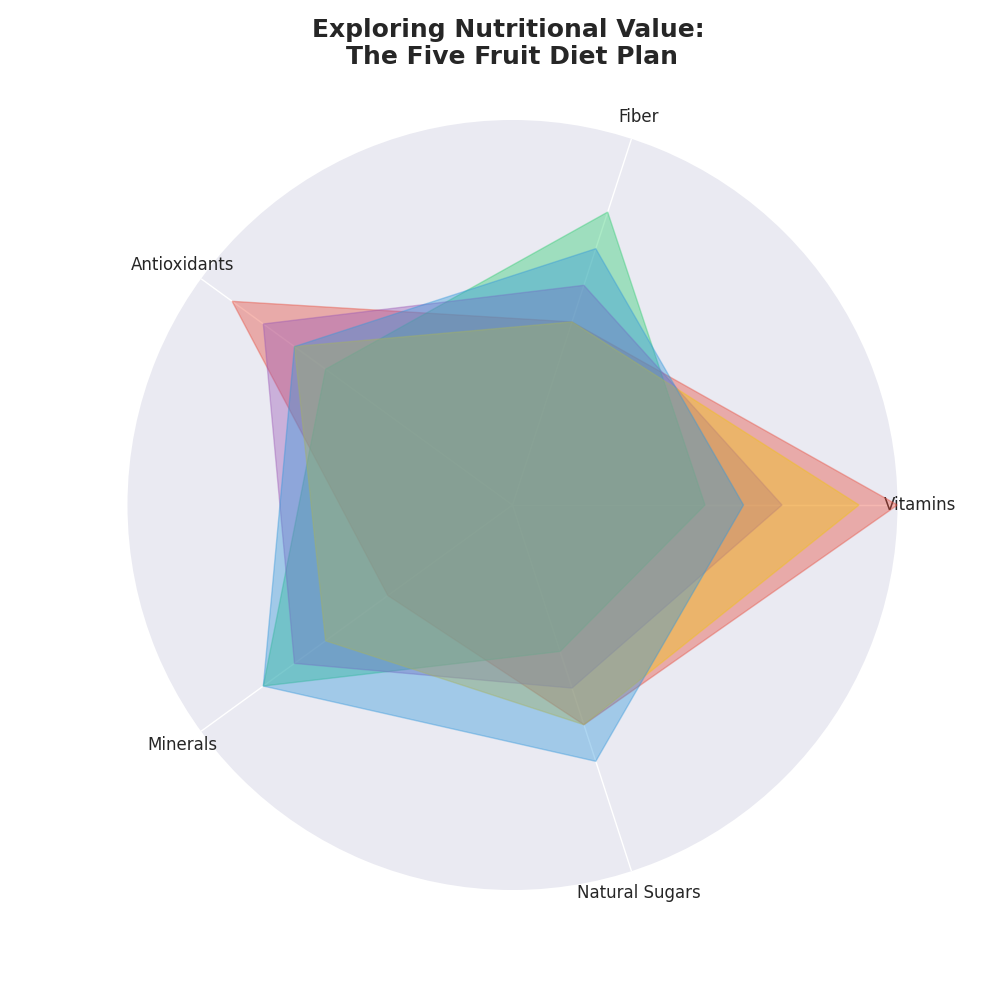

The script that drew this image:
import matplotlib.pyplot as plt
import numpy as np

fruits = ['Blueberries', 'Bananas', 'Oranges', 'Strawberries', 'Apples']
categories = ['Vitamins', 'Fiber', 'Antioxidants', 'Minerals', 'Natural Sugars']

nutritional_scores = {
    'Blueberries': [10, 5, 9, 4, 6],
    'Bananas': [5, 8, 6, 8, 4],
    'Oranges': [7, 6, 8, 7, 5],
    'Strawberries': [9, 5, 7, 6, 6],
    'Apples': [6, 7, 7, 8, 7]
}

num_vars = len(categories)
angles = np.linspace(0, 2 * np.pi, num_vars, endpoint=False).tolist()
angles += angles[:1]

fig, ax = plt.subplots(figsize=(10, 10), subplot_kw=dict(polar=True))

shuffled_colors = ['#e74c3c', '#2ecc71', '#9b59b6', '#f1c40f', '#3498db']

# Fill-area radar chart
for idx, (fruit, color) in enumerate(zip(fruits, shuffled_colors)):
    values = nutritional_scores[fruit]
    values += values[:1]
    ax.fill(angles, values, color=color, alpha=0.4)

ax.set_xticks(angles[:-1])
ax.set_xticklabels(categories, fontsize=12)
ax.yaxis.grid(False)
ax.set_yticklabels([])
ax.set_ylim(0, 10)
ax.spines['polar'].set_visible(False)

plt.title("Exploring Nutritional Value: \nThe Five Fruit Diet Plan", size=18, fontweight='bold', pad=40)

plt.show()
